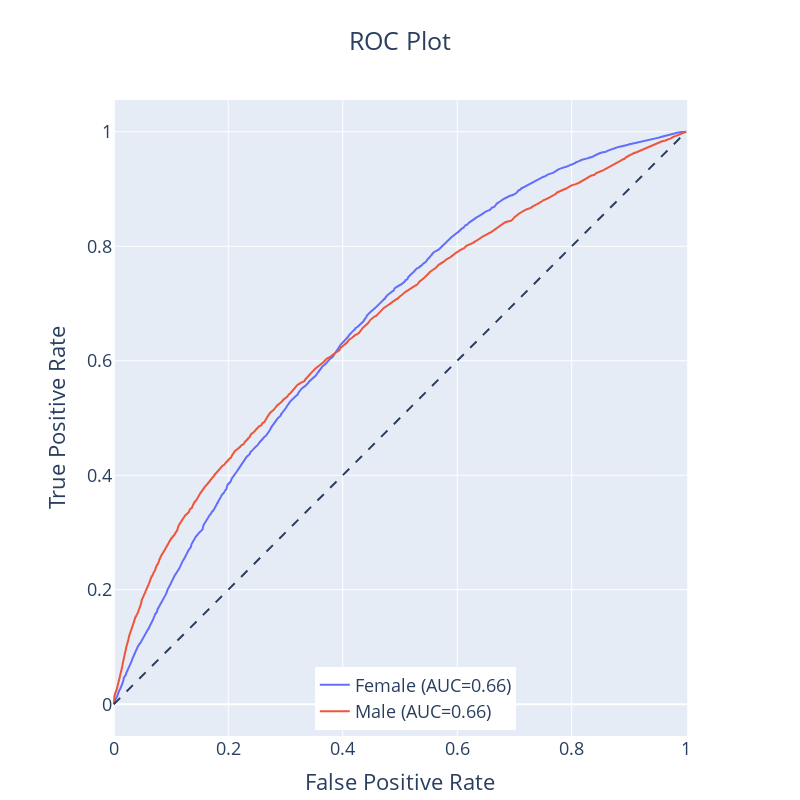

Notebook source saved alongside this figure:
### Code cell
plot.plot_roc()

# predicted probability histogram plot
#plot_probability_histogram()

### Figure 1 — Plotly figure (JSON) as saved in the notebook; plotly's stock layout.template omitted (floating-point values rounded to 4 significant figures; data arrays with more than 128 entries replaced by an {"elided": "..."} marker saying what was removed)
{"data": [{"mode": "lines", "name": "Female (AUC=0.66)", "type": "scatter", "x": {"elided": "2660 float values"}, "y": {"elided": "2660 float values"}}, {"mode": "lines", "name": "Male (AUC=0.66)", "type": "scatter", "x": {"elided": "2660 float values"}, "y": {"elided": "2660 float values"}}], "layout": {"font": {"size": 18}, "height": 800, "legend": {"x": 0.65, "xanchor": "right", "y": 0.01, "yanchor": "bottom"}, "margin": {"b": 10, "l": 10, "r": 10, "t": 100}, "shapes": [{"line": {"dash": "dash"}, "type": "line", "x0": 0, "x1": 1, "y0": 0, "y1": 1}], "title": {"text": "ROC Plot", "x": 0.5}, "width": 800, "xaxis": {"constrain": "domain", "title": {"text": "False Positive Rate"}}, "yaxis": {"scaleanchor": "x", "scaleratio": 1, "title": {"text": "True Positive Rate"}}}}
